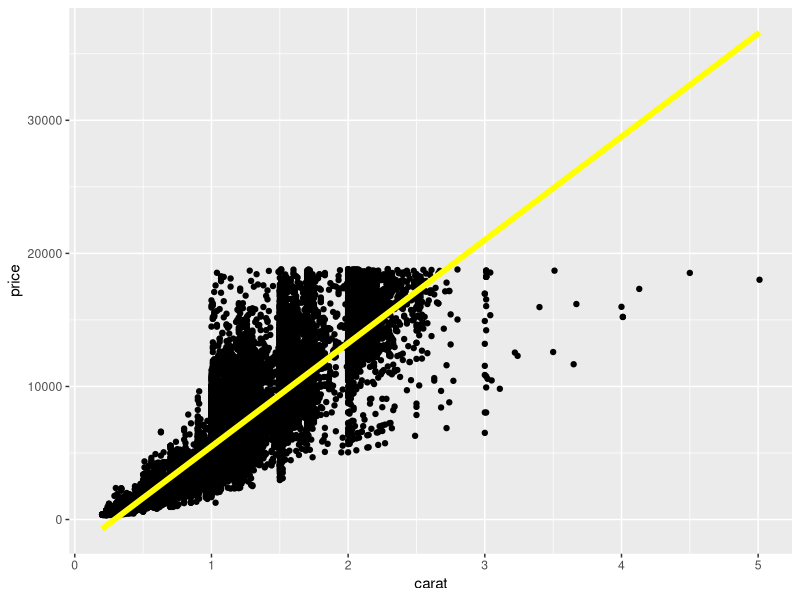
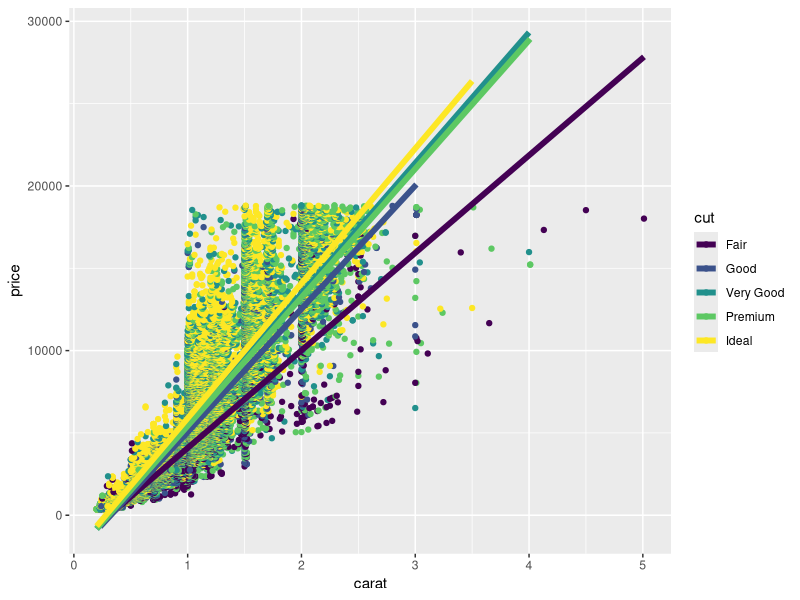
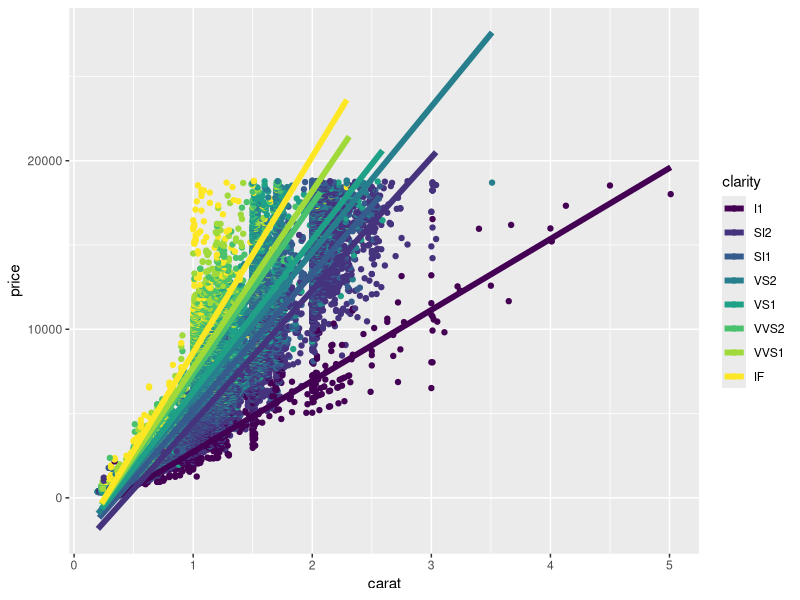
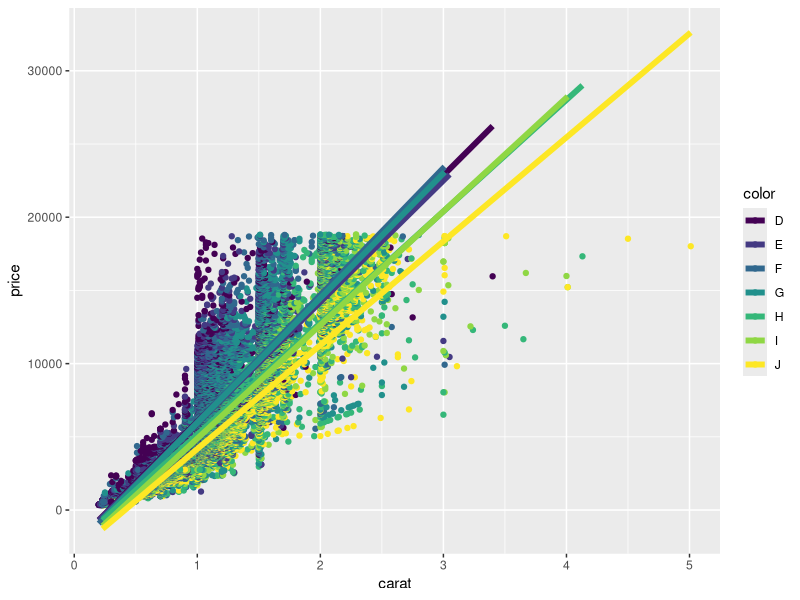
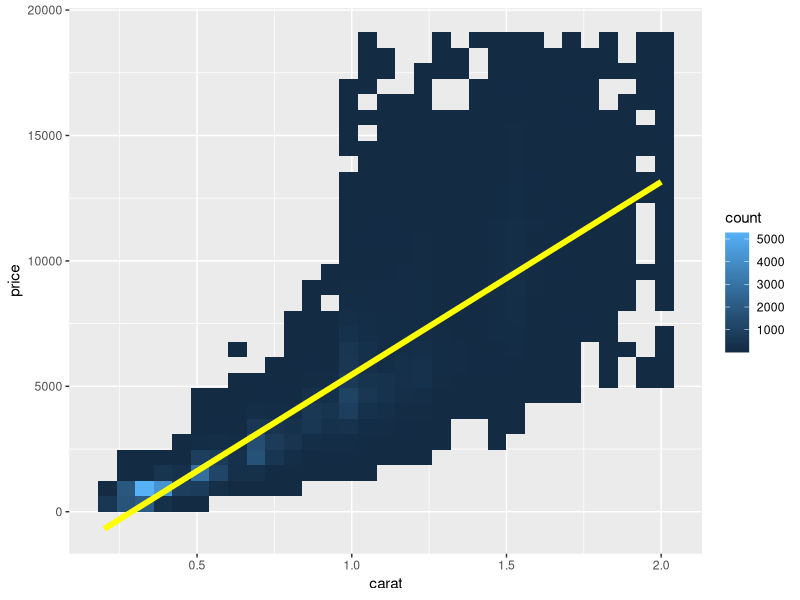

The R script that drew these images, in order: (Note: this script raises an error after producing the figures.)
## ---- chunk 1
library(tidyverse)
## ---- chunk 2
summary(diamonds)
ggplot(diamonds, aes(carat, price)) + 
  geom_point() + 
  geom_smooth(method = "lm", se = FALSE, size = 2, colour = "yellow")


ggplot(diamonds, aes(carat, price, color = cut)) + 
  geom_point() + 
  geom_smooth(method = "lm", se = FALSE, size = 2)


ggplot(diamonds, aes(carat, price, color = clarity)) + 
  geom_point() + 
  geom_smooth(method = "lm", se = FALSE, size = 2)


ggplot(diamonds, aes(carat, price, color = color)) + 
  geom_point() + 
  geom_smooth(method = "lm", se = FALSE, size = 2)
## ---- chunk 3
ggplot(diamonds %>% filter(carat <= 2), aes(carat, price)) + 
  geom_bin2d() + 
  geom_smooth(method = "lm", se = FALSE, size = 2, colour = "yellow")
## ---- chunk 4
model <- lm(price ~ carat, data = diamonds)
summary(model)
coef(summary(model))
summary(resid(mod))
ggplot(diamonds %>% mutate(rel_price = resid(mod)), aes(carat, rel_price)) + geom_point()
ggplot(diamonds %>% mutate(rel_price = resid(mod)), aes(carat, rel_price)) + geom_bin2d()
## ---- chunk 5
diamonds2 <- diamonds %>% 
  filter(carat <= 2) %>%
  mutate(
    lcarat = log2(carat),
    lprice = log2(price)
  )
diamonds2

ggplot(diamonds2, aes(lcarat, lprice)) + 
  geom_bin2d() + 
  geom_smooth(method = "lm", se = FALSE, size = 2, colour = "yellow")
## ---- chunk 6
mod <- lm(lprice ~ lcarat, data = diamonds2)
summary(mod)
coef(summary(mod))
## ---- chunk 7
diamonds2 <- diamonds2 %>% mutate(rel_price = resid(mod))
ggplot(diamonds2, aes(carat, rel_price)) + 
  geom_bin2d()
## ---- chunk 8
xgrid <- seq(-2, 1, by = 1/3)
data.frame(logx = xgrid, x = round(2 ^ xgrid, 2))
## ---- chunk 9
color_cut <- diamonds2 %>% 
  group_by(color, cut) %>%
  summarise(
    price = mean(price), 
    rel_price = mean(rel_price)
  )
color_cut
## ---- chunk 10
ggplot(color_cut, aes(color, price)) + 
  geom_line(aes(group = cut), colour = "grey80") +
  geom_point(aes(colour = cut))
## ---- chunk 11
ggplot(color_cut, aes(color, rel_price)) + 
  geom_line(aes(group = cut), colour = "grey80") +
  geom_point(aes(colour = cut))
## ---- chunk 12
ggplot(diamonds, aes(carat, price)) + 
  geom_bin2d() + 
  geom_smooth(method = "lm")

ldiamonds <- diamonds %>% mutate(lcarat = log(carat), lprice = log(price))

ggplot(ldiamonds, aes(lcarat, lprice)) + 
  geom_bin2d() + 
  geom_smooth(method = "lm")

model <- lm(lprice ~ lcarat, data = ldiamonds)
coef(summary(model))

ldiamonds <- ldiamonds %>% mutate(rel_price = resid(model))
ggplot(ldiamonds, aes(carat, price)) + geom_bin2d()
ggplot(ldiamonds, aes(carat, rel_price)) + geom_bin2d()
ggplot(ldiamonds, aes(lcarat, rel_price)) + geom_bin2d()

## ---- chunk 13

## ---- chunk 14
by_carat <- ldiamonds %>% group_by(lcarat) %>%
  summarise(price = mean(price),
            rel_price = mean(rel_price))

ggplot(by_carat, aes(lcarat, rel_price)) + geom_point()


by_carat_cut <- ldiamonds %>% group_by(lcarat, cut) %>%
  summarise(price = mean(price),
            rel_price = mean(rel_price))

ggplot(by_carat_cut, aes(lcarat, rel_price)) + geom_point() + geom_smooth(method = "lm")


by_carat_color <- ldiamonds %>% group_by(lcarat, color) %>%
  summarise(price = mean(price), rel_price = mean(rel_price))

ggplot(by_carat_color, aes(lcarat, rel_price)) + geom_point()  + geom_smooth(method = "lm")


by_carat_clarity <- ldiamonds %>% group_by(lcarat, clarity) %>%
  summarise(price = mean(price), rel_price = mean(rel_price))

ggplot(by_carat_clarity, aes(lcarat, rel_price)) + geom_point()  + geom_smooth(method = "lm")


## ---- chunk 15
ggplot(diamonds, aes(carat, fill = clarity)) + geom_histogram()
ggplot(diamonds, aes(log(carat), fill = clarity)) + geom_histogram()

ggplot(diamonds, aes(carat, fill = color)) + geom_histogram()
ggplot(diamonds, aes(log(carat), fill = color)) + geom_histogram()

ggplot(diamonds, aes(carat, fill = cut)) + geom_histogram()
ggplot(diamonds, aes(log(carat), fill = cut)) + geom_histogram()

ggplot(diamonds, aes(carat, clarity, fill = clarity)) + geom_bin2d()
ggplot(diamonds, aes(carat, cut, fill = cut)) + geom_bin2d()
ggplot(diamonds, aes(carat, color, fill = color)) + geom_bin2d()


ggplot(diamonds) +  geom_smooth(method = 'lm', aes(carat, color)) 
ggplot(diamonds) +  geom_smooth(method = 'lm', aes(carat, clarity))
ggplot(diamonds) +  geom_smooth(method = 'lm', aes(carat, cut))


ggplot(diamonds, aes(log(carat), color=cut)) + geom_density()
ggplot(diamonds, aes(log(carat), color=clarity)) + geom_density()
ggplot(diamonds, aes(log(carat), color=color)) + geom_density()


## ---- chunk 16
cor(diamonds$price, diamonds$depth)
cor(log(diamonds$price), diamonds$depth)

ggplot(diamonds, aes(depth, price)) + 
  geom_bin2d() + 
  geom_smooth(method = "lm", se = FALSE, size = 2)

ggplot(diamonds, aes(log(depth), log(price))) + 
  geom_bin2d() + 
  geom_smooth(method = "lm", se = FALSE, size = 2)

model <- lm(log(price) ~ depth, data = diamonds)
summary(model)

m_diamonds <- diamonds %>% mutate(rel_price = resid(model))
ggplot(m_diamonds, aes(depth, rel_price)) + geom_bin2d()

## ---- chunk 17
cor(diamonds$price, diamonds$table)
cor(log(diamonds$price), diamonds$table)

ggplot(diamonds, aes(carat, price)) + 
  geom_bin2d() + 
  geom_smooth(method = "lm", se = FALSE, size = 2, color = "Yellow")

ldiamonds <- diamonds %>% mutate(lcarat = log(carat), lprice = log(price))

model <- lm(lprice ~ lcarat, data = ldiamonds)
coef(summary(model))

ldiamonds <- ldiamonds %>% mutate(rel_price = resid(model))

by_carat_depth <- ldiamonds %>% group_by(lcarat, depth) %>%
  summarise(price = mean(price), rel_price = mean(rel_price))

ggplot(by_carat_depth, aes(lcarat, rel_price)) + geom_point() + geom_smooth(method = "lm")


by_carat_table <- ldiamonds %>% group_by(lcarat, table) %>%
  summarise(price = mean(price), rel_price = mean(rel_price))

ggplot(by_carat_table, aes(lcarat, rel_price)) + geom_point() + geom_smooth(method = "lm")
